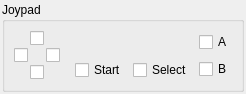
<?xml version="1.0" encoding="UTF-8"?>
<ui version="4.0">
 <class>JoypadWidget</class>
 <widget class="QWidget" name="JoypadWidget">
  <property name="geometry">
   <rect>
    <x>0</x>
    <y>0</y>
    <width>226</width>
    <height>88</height>
   </rect>
  </property>
  <property name="sizePolicy">
   <sizepolicy hsizetype="Fixed" vsizetype="Fixed">
    <horstretch>0</horstretch>
    <verstretch>0</verstretch>
   </sizepolicy>
  </property>
  <property name="windowTitle">
   <string>Form</string>
  </property>
  <layout class="QVBoxLayout" name="verticalLayout_5">
   <property name="leftMargin">
    <number>2</number>
   </property>
   <property name="topMargin">
    <number>2</number>
   </property>
   <property name="rightMargin">
    <number>2</number>
   </property>
   <property name="bottomMargin">
    <number>2</number>
   </property>
   <item>
    <widget class="QGroupBox" name="groupBox">
     <property name="title">
      <string>Joypad</string>
     </property>
     <property name="flat">
      <bool>true</bool>
     </property>
     <layout class="QHBoxLayout" name="horizontalLayout_5">
      <property name="leftMargin">
       <number>9</number>
      </property>
      <property name="topMargin">
       <number>9</number>
      </property>
      <property name="rightMargin">
       <number>9</number>
      </property>
      <property name="bottomMargin">
       <number>9</number>
      </property>
      <item>
       <layout class="QGridLayout" name="gridLayout">
        <property name="sizeConstraint">
         <enum>QLayout::SetFixedSize</enum>
        </property>
        <property name="spacing">
         <number>2</number>
        </property>
        <item row="1" column="0">
         <widget class="QCheckBox" name="checkBox_left">
          <property name="sizePolicy">
           <sizepolicy hsizetype="Fixed" vsizetype="Fixed">
            <horstretch>0</horstretch>
            <verstretch>0</verstretch>
           </sizepolicy>
          </property>
          <property name="text">
           <string/>
          </property>
         </widget>
        </item>
        <item row="1" column="1">
         <layout class="QVBoxLayout" name="verticalLayout_3"/>
        </item>
        <item row="1" column="2">
         <widget class="QCheckBox" name="checkBox_right">
          <property name="sizePolicy">
           <sizepolicy hsizetype="Fixed" vsizetype="Fixed">
            <horstretch>0</horstretch>
            <verstretch>0</verstretch>
           </sizepolicy>
          </property>
          <property name="text">
           <string/>
          </property>
         </widget>
        </item>
        <item row="2" column="1">
         <widget class="QCheckBox" name="checkBox_down">
          <property name="sizePolicy">
           <sizepolicy hsizetype="Fixed" vsizetype="Fixed">
            <horstretch>0</horstretch>
            <verstretch>0</verstretch>
           </sizepolicy>
          </property>
          <property name="text">
           <string/>
          </property>
         </widget>
        </item>
        <item row="0" column="1">
         <widget class="QCheckBox" name="checkBox_up">
          <property name="sizePolicy">
           <sizepolicy hsizetype="Fixed" vsizetype="Fixed">
            <horstretch>0</horstretch>
            <verstretch>0</verstretch>
           </sizepolicy>
          </property>
          <property name="text">
           <string/>
          </property>
         </widget>
        </item>
       </layout>
      </item>
      <item>
       <widget class="Line" name="line">
        <property name="lineWidth">
         <number>0</number>
        </property>
        <property name="orientation">
         <enum>Qt::Vertical</enum>
        </property>
       </widget>
      </item>
      <item>
       <layout class="QHBoxLayout" name="horizontalLayout_4">
        <item>
         <layout class="QVBoxLayout" name="verticalLayout_6">
          <item>
           <spacer name="verticalSpacer_2">
            <property name="orientation">
             <enum>Qt::Vertical</enum>
            </property>
            <property name="sizeHint" stdset="0">
             <size>
              <width>20</width>
              <height>0</height>
             </size>
            </property>
           </spacer>
          </item>
          <item>
           <widget class="QCheckBox" name="checkBox_start">
            <property name="text">
             <string>Start</string>
            </property>
           </widget>
          </item>
         </layout>
        </item>
        <item>
         <layout class="QVBoxLayout" name="verticalLayout_7">
          <item>
           <spacer name="verticalSpacer_3">
            <property name="orientation">
             <enum>Qt::Vertical</enum>
            </property>
            <property name="sizeHint" stdset="0">
             <size>
              <width>20</width>
              <height>0</height>
             </size>
            </property>
           </spacer>
          </item>
          <item>
           <widget class="QCheckBox" name="checkBox_select">
            <property name="text">
             <string>Select</string>
            </property>
           </widget>
          </item>
         </layout>
        </item>
       </layout>
      </item>
      <item>
       <layout class="QVBoxLayout" name="verticalLayout_4">
        <item>
         <widget class="QCheckBox" name="checkBox_a">
          <property name="text">
           <string>A</string>
          </property>
         </widget>
        </item>
        <item>
         <widget class="QCheckBox" name="checkBox_b">
          <property name="text">
           <string>B</string>
          </property>
         </widget>
        </item>
       </layout>
      </item>
      <item>
       <spacer name="horizontalSpacer">
        <property name="orientation">
         <enum>Qt::Horizontal</enum>
        </property>
        <property name="sizeHint" stdset="0">
         <size>
          <width>0</width>
          <height>20</height>
         </size>
        </property>
       </spacer>
      </item>
     </layout>
    </widget>
   </item>
   <item>
    <spacer name="verticalSpacer">
     <property name="orientation">
      <enum>Qt::Vertical</enum>
     </property>
     <property name="sizeHint" stdset="0">
      <size>
       <width>20</width>
       <height>0</height>
      </size>
     </property>
    </spacer>
   </item>
  </layout>
 </widget>
 <resources/>
 <connections/>
</ui>
